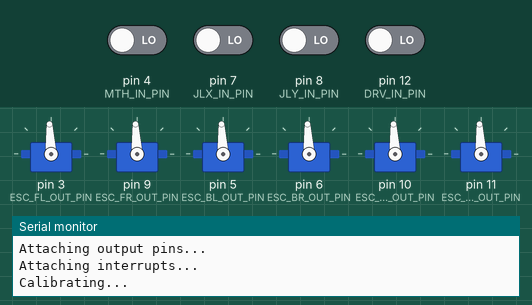
The sketch below on a simulated Arduino Uno, built with avr-gcc and run on an emulated ATmega328P. Parts: 6 × servo, the last lines printed to the serial monitor. The inputs (shaded band) are chosen by the test bench; at power-on: pin 4 (MTH_IN_PIN), pin 7 (JLX_IN_PIN), pin 8 (JLY_IN_PIN), pin 12 (DRV_IN_PIN) LOW.

Above: at 0.1 s.
At 4.1 s:
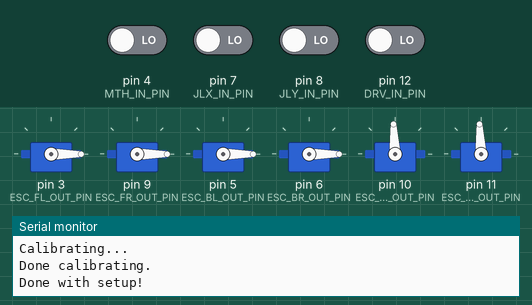
Timing chart, 0 to 6.5 s (numbered marks = the images above):
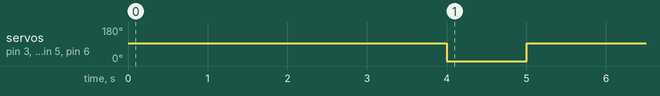

Measured:
- by itself, servo on pin 3 (ESC_FL_OUT_PIN), servo on pin 9 (ESC_FR_OUT_PIN), servo on pin 5 (ESC_BL_OUT_PIN), servo on pin 6 (ESC_BR_OUT_PIN): 93° → 0° at 4.0 s, → 93° 1.0 s later

The sketch:

T16_Drive.ino
```cpp
/*
    Project:        Titan Rover 2016
    Program:        Mobility System

    Version:        1.2

    Date Created:   11/20/2015

    Mobility Team:  William Zschoche
                    Paul Ishizaki
                    Justin Stewart

    Description:    Preliminary drive sketch directing Rover Mobility sub-system.
                    Single joystick control over of rover in differential steering
                    configuration.

                    Two PWM signal inputs are into -100, 100 cartesian coordinate
                    format. Calculations result in proportional power signals to
                    drive 4 to 6 electronic speed controller (ESCs).

                    Drive Mode is selected between 6-wheel drive and 4-wheel drive
                    by flipping the "SF" toggle switch on the upper left shoulder
                    of the Taranis radio controller.

                    Maximum throttle can be adjusted between 40% and 90% to suit
                    the situation.

                    **Note: 95% throttle will induce "1st and 2nd stage
                    punch-rate" and realize the remainder of the power curve of
                    the speed controllers. DON'T DO IT! Modifying the maximum
                    throttle to allow for 100% WILL RISK DAMAGE TO TRMS,
                    your soul, your puppy's soul, your puppy's puppies' souls,
                    tear a hole in the spacetime, and call down the angels for
                    the final battle against Adam and the rapture.
*/


#include <Servo.h>
#include <PinChangeInt.h>
#include <Math.h>
#include <T16_DiffAlg.h>

/*
 * Debug constant:  0 OFF
 *                  1 ON
 * Prints drive mode, maximum throttle, input, and output signals.
 */
#define DEBUG 0

/*
 * Performance constant:  0 OFF
 *                        1 ON
 * Displays loops per second, every second.
 */
#define PERFORMANCE 0

/*
     Input pins from EZ UHF 433MHz radio receiver.
*/
#define JLX_IN_PIN 7     //ch. 1
#define JLY_IN_PIN 8     //ch. 2
#define DRV_IN_PIN 12    //ch. 3
#define MTH_IN_PIN 4     //ch. 4

/*
    Output pins to ESCs.

    valid PWM output pins(MEGA 2560): 2, 3, 4, 5, 6, 7, 8, 9, 10, 11, 12, 13,
                                      44, 45, 46
*/

//Testing on UNO. Pins are different than above.
#define ESC_FL_OUT_PIN 3   //Front Left ESC
#define ESC_FR_OUT_PIN 9   //Front Right ESC
#define ESC_BL_OUT_PIN 5   //Back Left ESC
#define ESC_BR_OUT_PIN 6   //Back Right ESC
#define ESC_ML_OUT_PIN 10  //Mid Left ESC
#define ESC_MR_OUT_PIN 11   //Mid Right ESC

/*
    Binary "flag" values for interrupts.
*/
#define JLY_FLAG  1
#define JLX_FLAG  2
#define DRV_FLAG  4
#define MTH_FLAG  8

/*
    Calibration signal for ESCs; 1500 = 0 throttle.
*/
#define CAL_SIGNAL 1500

/*
    Signal limiting constants in T16_DiffAlg library. Maximum allowable signals for forward and
    reverse throttle are 50%

    Note: Throttle is further limited in ESC firmware profile TITAN_ROVER. to a maximum of 25%,
     50% in reverse.
*/

volatile uint8_t bUpdateFlagsShared;

volatile uint16_t uJLYInShared;
volatile uint16_t uJLXInShared;
volatile uint16_t uDRVInShared;
volatile uint16_t uMTHInShared;

uint32_t ulJLYStart;
uint32_t ulJLXStart;
uint32_t ulDRVStart;
uint32_t ulMTHStart;

uint32_t ulTimeStart;

uint32_t ulCheckStart;

//Variables for performance verifiers
uint32_t cycles;
uint32_t avgCycles;
uint32_t toESCs;

Servo motorFL;
Servo motorFR;
Servo motorBL;
Servo motorBR;
Servo motorML;
Servo motorMR;

T16_DiffAlg diff;

void setup() {
  //initialize Serial output
  Serial.begin(9600);

  Serial.println("Attaching output pins...");
  //attach output pins
  motorFL.attach(ESC_FL_OUT_PIN);
  motorFR.attach(ESC_FR_OUT_PIN);
  motorBL.attach(ESC_BL_OUT_PIN);
  motorBR.attach(ESC_BR_OUT_PIN);
  motorML.attach(ESC_ML_OUT_PIN);
  motorMR.attach(ESC_MR_OUT_PIN);

  Serial.println("Attaching interrupts...");
  PCintPort::attachInterrupt(JLY_IN_PIN, calcJLY, CHANGE);
  PCintPort::attachInterrupt(JLX_IN_PIN, calcJLX, CHANGE);
  PCintPort::attachInterrupt(DRV_IN_PIN, calcDRV, CHANGE);
  PCintPort::attachInterrupt(MTH_IN_PIN, calcMTH, CHANGE);

  //Initialize timer.
  ulTimeStart = micros();

  //Initialize Signal Checker timer.
  ulCheckStart = 0;

  //Ensure ESCs are calibrated by sending idle signal for a
  //minimum of 4 seconds.
  Serial.println("Calibrating...");
  do {
    setSpeedAll(CAL_SIGNAL);
  } while ((micros() - ulTimeStart) <= 4000000);

  Serial.println("Done calibrating.");

  Serial.println("Done with setup!");

  //Initiliaze loop counter and timer for performance test.
  if (PERFORMANCE) {
    ulTimeStart = micros();
    cycles = 0;
  }
}

void loop() {

  static uint8_t bUpdateFlags;

  static uint16_t uJLYIn;
  static uint16_t uJLXIn;
  static uint16_t uDRVIn;
  static uint16_t uMTHIn;

  static uint16_t uPowL;
  static uint16_t uPowR;

  static uint16_t uPower[2];

  if (bUpdateFlagsShared) {

    noInterrupts();

    bUpdateFlags = bUpdateFlagsShared;
    //check for y-input flag
    if (bUpdateFlags & JLY_FLAG) {
      uJLYIn = uJLYInShared;
    }
    //check for x-input flag
    if (bUpdateFlags & JLX_FLAG) {
      uJLXIn = uJLXInShared;
    }
    //check drive mode flag
    if (bUpdateFlags & DRV_FLAG) {
      uDRVIn = uDRVInShared;
    }
    //check max throttle flag
    if (bUpdateFlags & MTH_FLAG) {
      uMTHIn = uMTHInShared;
    }

    bUpdateFlagsShared = 0;

    interrupts();
  }

  if (bUpdateFlags & (JLX_FLAG || JLY_FLAG || MTH_FLAG)) {

      diff.setMaxThrottle(uMTHIn);
      diff.calcSpeed(uJLXIn, uJLYIn);

      uPowL = diff.getPowLeft();
      uPowR = diff.getPowRight();
  }

  /*
   * Signal Checker
   * If no new signals come for more than 1 second, fail to idle state.
   */
  if (bUpdateFlags == 0) {
    if(ulCheckStart == 0) ulCheckStart = micros();
    else {
      if(micros() - ulCheckStart >= 1000000) {
       uPowR = 1500;
       uPowL = 1500;
      }
    }
  }
  else ulCheckStart = 0;

  setSpeedRight(uPowR, uDRVIn);
  setSpeedLeft(uPowL, uDRVIn);

  bUpdateFlags = 0;

  if(PERFORMANCE) {
    ++cycles;
    if((micros() - ulTimeStart) >= (1000000)){
      printPerformanceData();
    }
  }

  if(DEBUG) {
    if((micros() - ulTimeStart) >= (1000000)){

      if(uDRVIn > 1500) Serial.println("DRV Mode: 6WD");
      else Serial.println("DRV Mode: 4WD");

      Serial.print("JOY Y: ");
      Serial.println(uJLYIn);

      Serial.print("JOY X: ");
      Serial.println(uJLXIn);

      Serial.print("MAX Thr: ");
      Serial.println(diff.getMaxThrottle());

      Serial.print("POW L: ");
      Serial.println(uPowL);

      Serial.print("POW R: ");
      Serial.println(uPowR);

      ulTimeStart = micros();
    }
  }
}

void setSpeedAll(uint16_t val) {
    motorBL.writeMicroseconds(val);
    motorBR.writeMicroseconds(val);
    motorML.writeMicroseconds(val);
    motorMR.writeMicroseconds(val);
    motorFL.writeMicroseconds(val);
    motorFR.writeMicroseconds(val);
}

void setSpeedLeft(uint16_t val, uint16_t mode) {
  //6WD mode
  if (mode > 1500) {
    motorBL.writeMicroseconds(val);
    motorML.writeMicroseconds(val);
    motorFL.writeMicroseconds(val);
  }
  //4WD mode
  else {
    motorFL.writeMicroseconds(val);
    motorBL.writeMicroseconds(val);
  }
}

void setSpeedRight(uint16_t val, uint16_t mode) {
  //6WD mode
  if (mode > 1500) {
    motorBR.writeMicroseconds(val);
    motorMR.writeMicroseconds(val);
    motorFR.writeMicroseconds(val);
  }
  //4WD mode
  else {
    motorFR.writeMicroseconds(val);
    motorBR.writeMicroseconds(val);
  }
}

// Calculate pulse time for the y-axis of the left joystick.
void calcJLY() {
  if (digitalRead(JLY_IN_PIN) == HIGH)
  {
    ulJLYStart = micros();
  }
  else
  {
    uJLYInShared = (uint16_t)(micros() - ulJLYStart);
    bUpdateFlagsShared |= JLY_FLAG;
  }
}

// Calculate pulse time for the x-axis of the left joystick.
void calcJLX()
{
  if (digitalRead(JLX_IN_PIN) == HIGH)
  {
    ulJLXStart = micros();
  }
  else
  {
    uJLXInShared = (uint16_t)(micros() - ulJLXStart);
    bUpdateFlagsShared |= JLX_FLAG;
  }
}

// Calculate pulse time for the drive mode switch.
void calcDRV()
{
  if (digitalRead(DRV_IN_PIN) == HIGH)
  {
    ulDRVStart = micros();
  }
  else
  {
    uDRVInShared = (uint16_t)(micros() - ulDRVStart);
    bUpdateFlagsShared |= DRV_FLAG;
  }
}

// Calculate pulse time for the Max Throttle potentiometer.
void calcMTH()
{
  if (digitalRead(MTH_IN_PIN) == HIGH)
  {
    ulMTHStart = micros();
  }
  else
  {
    uMTHInShared = (uint16_t)(micros() - ulMTHStart);
    bUpdateFlagsShared |= MTH_FLAG;
  }
}

void printPerformanceData() {
  Serial.print("LPS: ");
  Serial.println(cycles);
  Serial.print("AVG LPS: ");
  Serial.println(avgCycles);
  Serial.print("ESC Writes:");
  cycles = 0;
  ulTimeStart = micros();
}
```
